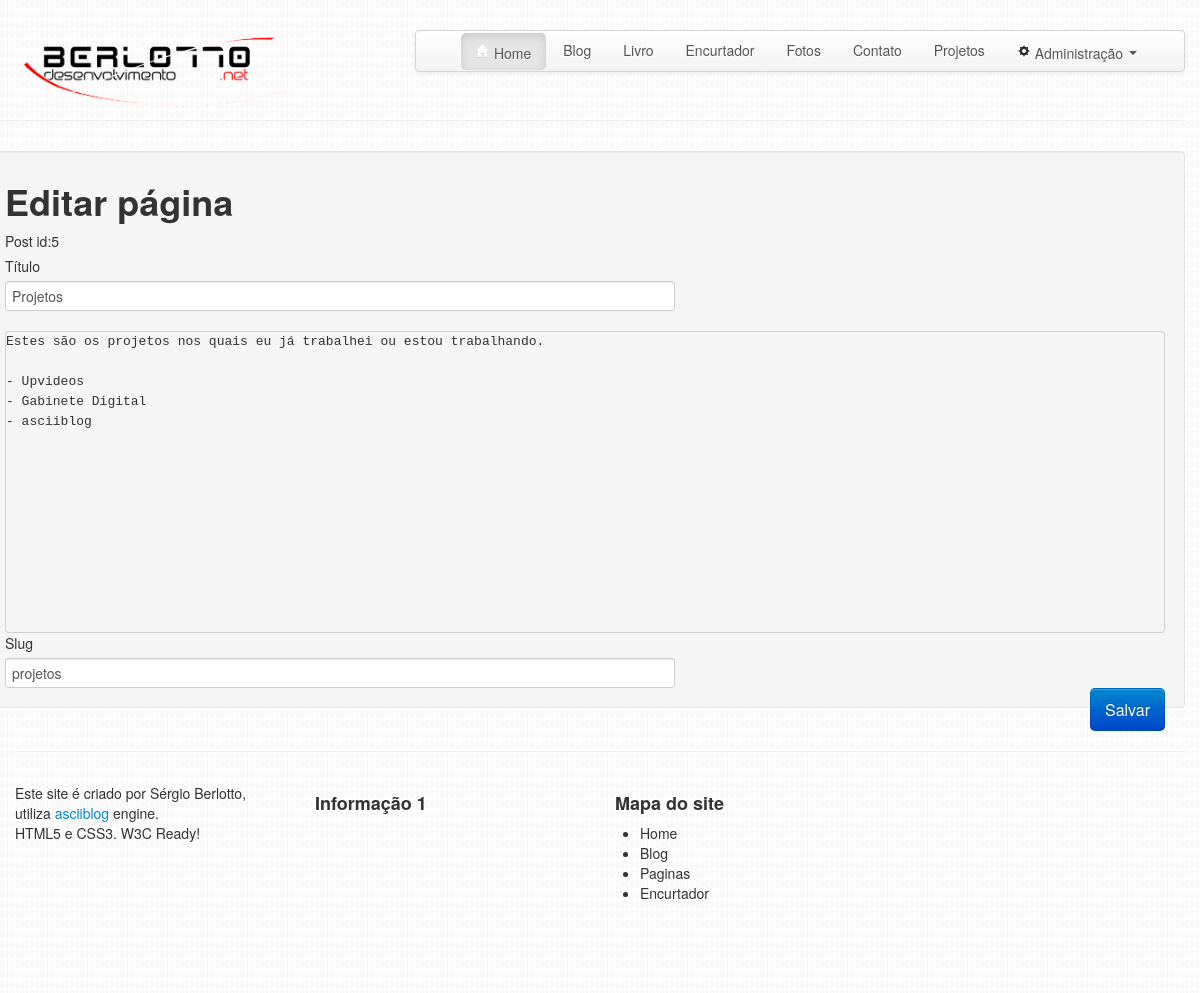
Page /pages/edit/projetos/ on the committed database.
### pages/model.py (models this page shows, shortened)
class Page(db.Model):
	__tablename__ = 'page'
	id = db.Column(db.Integer, primary_key=True, autoincrement=True)
	title = db.Column(db.String(150))
	slug = db.Column(db.String(500), unique=True)
	content = db.Column(db.Text)
	date_created = db.Column(db.DateTime)
	date_updated = db.Column(db.DateTime)

### pages/__init__.py (the view)
@pages.route('/edit/<slug>/')
def edit(slug):
	try:
		pagina = Page.query.filter(Page.slug==slug).one()
		if not pagina:
			return abort(404)
		else:
			return render_template('pages_new.html', page=pagina)
	except NoResultFound:
		return abort(404)

### pages/templates/pages_new.html (shortened to what this page needs)
{% extends "base.html" %}
{% block content %}
	<form id="form-new-page" class="well form-horizontal" enctype="multipart/form-data" action="{{url_for('pages.save')}}" method="POST">
	{% if page %}
		<h1 id="acao">Editar página</h1>
		<label id="id">Post id:{{page.id}}</label>
		<label for="title">Título</label><input class="span7 required" id="title" name="title" type="text" length="150" value="{{page.title}}"><br>&nbsp;
		<pre id="editor">{{page.content}}</pre>
		<label for="slug">Slug</label><input class="span7 required" id="slug" name="slug" type="text" length="150" value="{{page.slug}}">
	{% endif %}
		<br>
		<input type="submit" id="btn-enviar" class="btn btn-large btn-primary pull-right" value="Salvar">
	</form>
{% endblock %}

### static/css/asciiblog.css (style rules this page uses)
body { padding: 10px; background-image: url('../img/back.png'); }

### pages/templates/pages_new.html (style rules this page uses)
#editor { height: 300px; margin: 0; position: relative; padding: 0px !important; }

### rows in the picture
Page: id "5", title "Projetos", content "Estes são os projetos nos quais eu já trabalhei ou estou trabalhando. - Upvideos - Gabinete Digital - asciiblog", slug "projetos"
